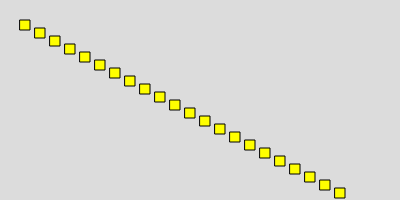
Frame 1 (no input)
Frame 2 (the mouse pressed at the canvas centre, redrawn once): identical to frame 1, image omitted

The p5.js sketch that drew this single still picture (run headless with seeded random() and noise() and a simulated clock; the mouse was pressed at the canvas centre and the sketch redrawn once):

// p5.js sketch
// ── sketch.js
let xafstand = 15
let yafstand = 8 
let zijde = 10 
let startx = 20 
let starty = 20 
const randx = 400
const randy = 200

function setup() { 
    createCanvas(randx, randy) 
    background(220) 
    fill("yellow") 
    noLoop() 
}


function draw() {
    while (startx < randx - zijde && starty < randy - zijde){
        square(startx, starty, zijde)
        startx += xafstand
        starty += yafstand
    }

}
